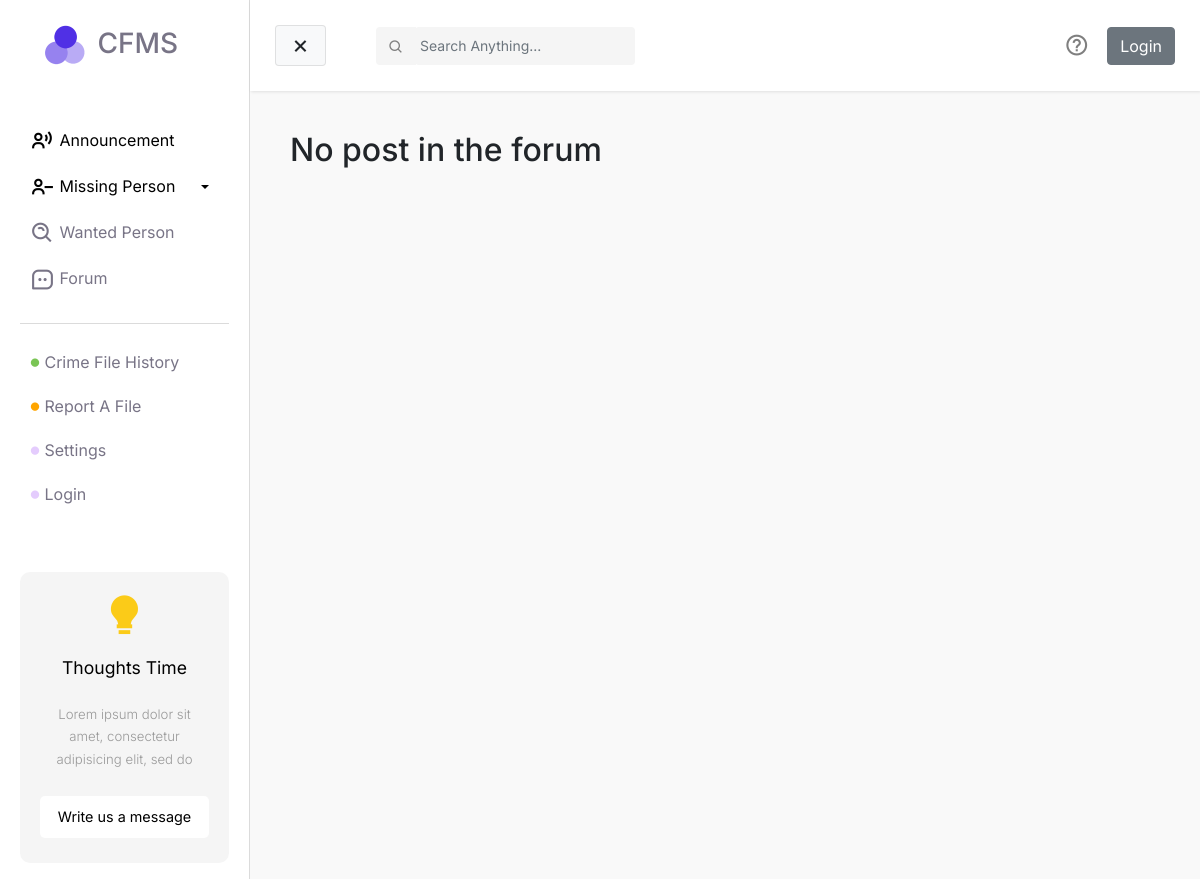
The page /forum/ on the database as committed earlier.
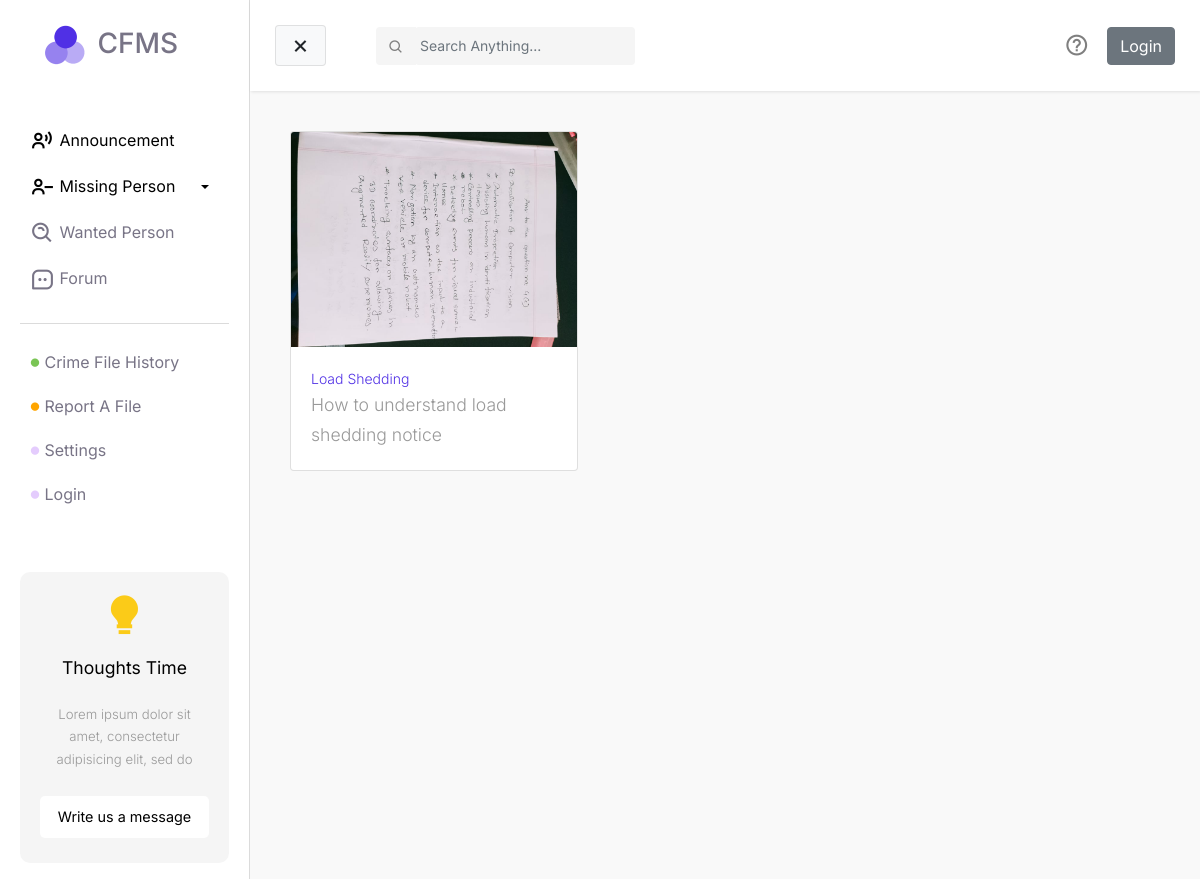
The same page on the database as committed later.
### forum/models.py (models this page shows)
class Post(models.Model):
    date = models.DateTimeField(auto_now_add=True)
    title = models.CharField(max_length=255)
    image = models.ImageField(upload_to='forum')
    category = models.ForeignKey(Category, on_delete=models.CASCADE)
    description = models.TextField()

class Category(models.Model):
    title = models.CharField(max_length=255)

### forum/views.py (the view)
# urls.py: path('', views.forumView, name="forumView"),
def forumView(request):
    posts = Post.objects.select_related('category').all()
    context = {
        'posts': posts
    }
    return render(request, 'forum.html', context)

### templates/forum.html (shortened to what this page needs)
{% extends "base.html" %} {% block css %} {% load static %}
<link rel="stylesheet" href="{% static 'css/style.css' %}" />
{% endblock %} {% block main %}
<div id="main-wrapper" class="container missing-page">
  <div class="row">
    {% if posts %}
    <div>
      {% for post in posts %}
      <a href="{% url 'postView' id=post.id %}">
        <div class="card" style="width: 18rem">
          <img src="{{ post.image.url }}" class="card-img-top" alt="..." />
          <div class="card-body">
            <p style="color: #5030e5; font-size: 14px; margin: 0">
              {{post.category.title}}
            </p>
            <p class="card-text">{{post.title | slice:":50"}}</p>
          </div>
        </div>
      </a>
      {% endfor %} {% else %}
      <div>
        <h2>No post in the forum</h2>
      </div>
      {% endif %}
    </div>
    {% endblock %}

Rows that differ between the two databases and show on the page:
added Post: image (picture), category "Load Shedding", title "How to understand load shedding notice"
Other text that changed with them:
text no longer shown: "No post in the forum"
